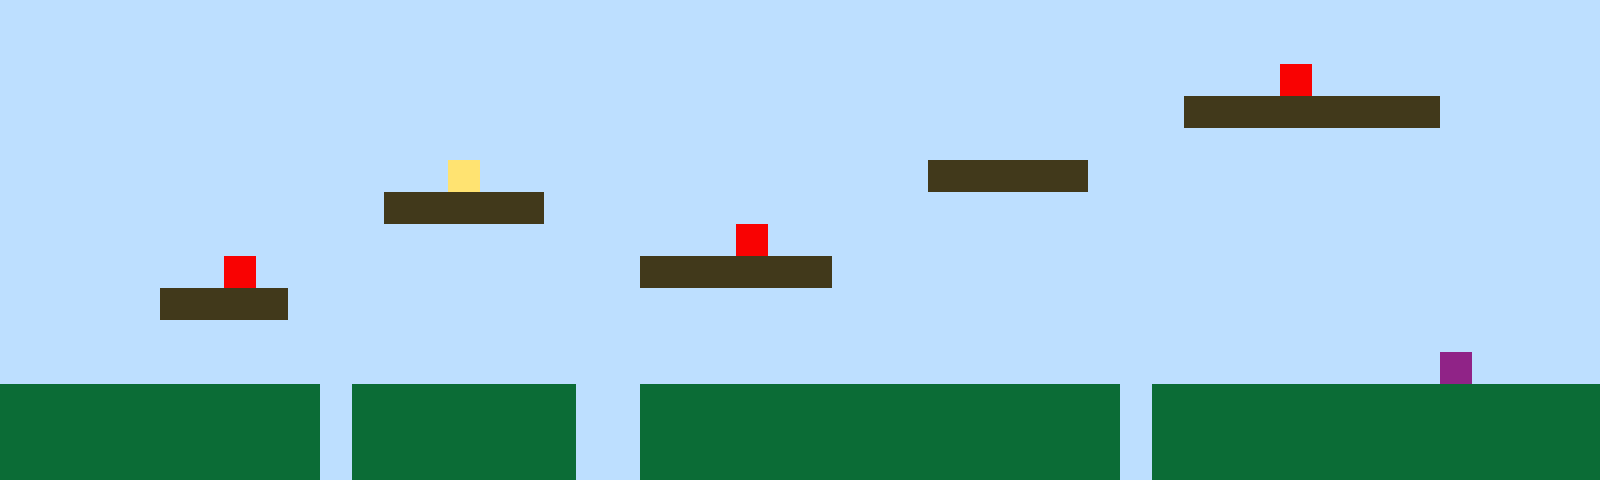

A 2D game scene composited from a Tiled map and its tileset images. What follows is a short description and the map's XML, with every tile layer's data as written:
An orthogonal 50x15 tile map with 32x32 px tiles, 1 tile layer (Tile Layer 1).

<map version="1.10" tiledversion="1.11.2" orientation="orthogonal" renderorder="right-up" width="50" height="15" tilewidth="32" tileheight="32" infinite="0" nextlayerid="2" nextobjectid="1"><editorsettings><export target="map1.csv" format="csv" /></editorsettings><tileset firstgid="1" name="sprites" tilewidth="32" tileheight="32" tilecount="6" columns="3"><image source="sprites.png" width="96" height="64" /></tileset><layer id="1" name="Tile Layer 1" width="50" height="15"><data encoding="csv">1,1,1,1,1,1,1,1,1,1,1,1,1,1,1,1,1,1,1,1,1,1,1,1,1,1,1,1,1,1,1,1,1,1,1,1,1,1,1,1,1,1,1,1,1,1,1,1,1,1,1,1,1,1,1,1,1,1,1,1,1,1,1,1,1,1,1,1,1,1,1,1,1,1,1,1,1,1,1,1,1,1,1,1,1,1,1,1,1,1,1,1,1,1,1,1,1,1,1,1,1,1,1,1,1,1,1,1,1,1,1,1,1,1,1,1,1,1,1,1,1,1,1,1,1,1,1,1,1,1,1,1,1,1,1,1,1,1,1,1,5,1,1,1,1,1,1,1,1,1,1,1,1,1,1,1,1,1,1,1,1,1,1,1,1,1,1,1,1,1,1,1,1,1,1,1,1,1,1,1,1,1,1,1,1,1,1,3,3,3,3,3,3,3,3,1,1,1,1,1,1,1,1,1,1,1,1,1,1,1,1,1,1,1,1,1,1,1,1,1,1,1,1,1,1,1,1,1,1,1,1,1,1,1,1,1,1,1,1,1,1,1,1,1,1,1,1,1,1,1,1,1,1,1,1,1,1,1,1,1,1,1,1,1,4,1,1,1,1,1,1,1,1,1,1,1,1,1,1,3,3,3,3,3,1,1,1,1,1,1,1,1,1,1,1,1,1,1,1,1,1,1,1,1,1,1,1,1,1,1,1,1,3,3,3,3,3,1,1,1,1,1,1,1,1,1,1,1,1,1,1,1,1,1,1,1,1,1,1,1,1,1,1,1,1,1,1,1,1,1,1,1,1,1,1,1,1,1,1,1,1,1,1,1,1,1,1,1,1,1,1,1,1,5,1,1,1,1,1,1,1,1,1,1,1,1,1,1,1,1,1,1,1,1,1,1,1,1,1,1,1,1,1,1,1,1,1,5,1,1,1,1,1,1,1,1,1,1,1,1,3,3,3,3,3,3,1,1,1,1,1,1,1,1,1,1,1,1,1,1,1,1,1,1,1,1,1,1,1,1,1,1,1,1,1,3,3,3,3,1,1,1,1,1,1,1,1,1,1,1,1,1,1,1,1,1,1,1,1,1,1,1,1,1,1,1,1,1,1,1,1,1,1,1,1,1,1,1,1,1,1,1,1,1,1,1,1,1,1,1,1,1,1,1,1,1,1,1,1,1,1,1,1,1,1,1,1,1,1,1,1,1,1,1,1,1,1,1,1,1,1,1,1,1,1,1,1,1,1,1,1,1,1,1,1,1,1,1,1,1,1,1,1,1,1,1,1,1,1,1,1,1,1,1,1,1,1,1,1,1,1,1,1,1,1,1,1,1,1,1,1,1,1,1,1,6,1,1,1,1,2,2,2,2,2,2,2,2,2,2,1,2,2,2,2,2,2,2,1,1,2,2,2,2,2,2,2,2,2,2,2,2,2,2,2,1,2,2,2,2,2,2,2,2,2,2,2,2,2,2,2,2,2,2,2,2,2,2,2,2,1,2,2,2,2,2,2,2,1,1,2,2,2,2,2,2,2,2,2,2,2,2,2,2,2,1,2,2,2,2,2,2,2,2,2,2,2,2,2,2,2,2,2,2,2,2,2,2,2,2,1,2,2,2,2,2,2,2,1,1,2,2,2,2,2,2,2,2,2,2,2,2,2,2,2,1,2,2,2,2,2,2,2,2,2,2,2,2,2,2</data></layer></map>
